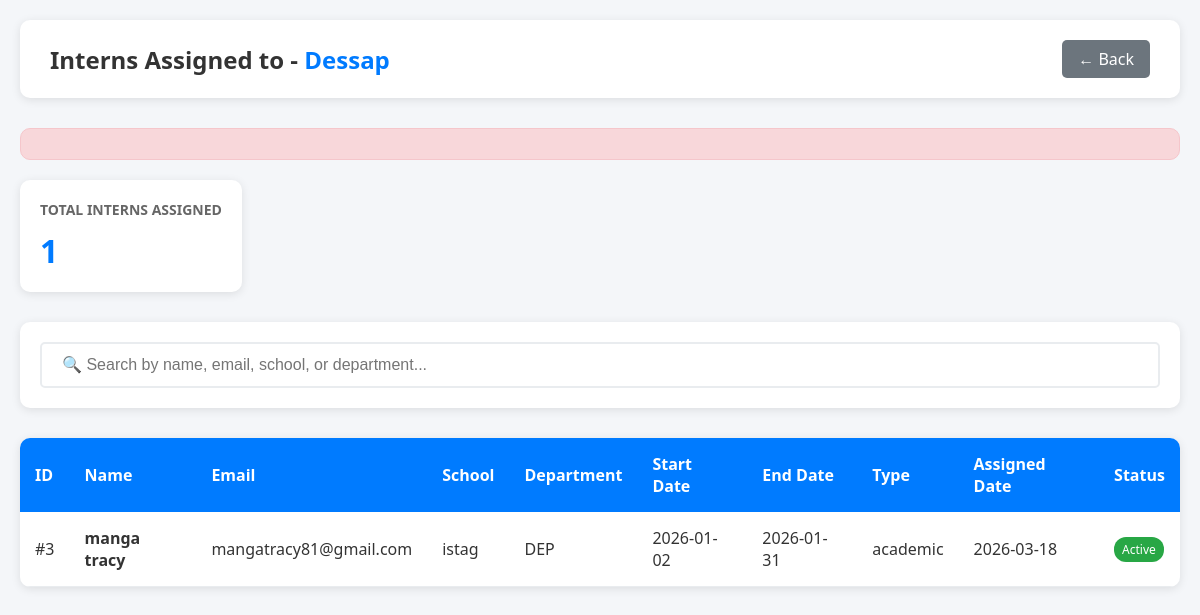
The page /view_interns_assigned.php?supervisor_id=45&view=admin (signed in) on the database its author committed.
### tables this page shows
CREATE TABLE `supervisors` (
  `id` int(11) NOT NULL,
  `name` varchar(100) NOT NULL,
  `email` varchar(100) NOT NULL,
  `password` varchar(255) NOT NULL,
  `department` varchar(50) DEFAULT NULL,
  `max_interns` int(11) DEFAULT 5,
  `created_at` timestamp NOT NULL DEFAULT current_timestamp()
);

CREATE TABLE `assignments` (
  `id` int(11) NOT NULL,
  `intern_id` int(255) NOT NULL,
  `supervisor_id` int(11) NOT NULL,
  `assigned_date` date DEFAULT NULL,
  `status` varchar(20) DEFAULT 'active',
  `notes` text DEFAULT NULL,
  `created_at` timestamp NOT NULL DEFAULT current_timestamp()
);

CREATE TABLE `intern` (
  `intern_id` int(255) NOT NULL,
  `school` varchar(50) DEFAULT NULL,
  `department` varchar(50) DEFAULT NULL,
  `start_date` date DEFAULT NULL,
  `end_date` date DEFAULT NULL,
  `internship_type` varchar(20) DEFAULT NULL,
  `file_path` varchar(40) DEFAULT NULL,
  `file_name` varchar(40) DEFAULT NULL,
  `Contact` int(15) DEFAULT NULL,
  `file_type` varchar(20) DEFAULT NULL,
  `Name` varchar(200) DEFAULT NULL,
  `supervisor_id` int(50) DEFAULT NULL,
  `Date_of_birth` varchar(12) DEFAULT NULL,
  `email` varchar(255) DEFAULT NULL,
  `status` enum('pending','approved','rejected') DEFAULT NULL,
  `id` int(11) DEFAULT NULL
);

### view_interns_assigned.php (the view, shortened to what this page needs)
<?php
include 'db_connect.php';
$error = '';
$supervisor_id = null;
$supervisor_name = 'Supervisor';
if (isset($_GET['supervisor_id'])) {
    $stmt = $conn->prepare("SELECT id, name FROM supervisors WHERE id = ?");
    $stmt->bind_param("i", $_GET['supervisor_id']);
    $stmt->execute();
    $result = $stmt->get_result();
    $supervisor = $result->fetch_assoc();
    if ($supervisor) {
        $supervisor_id = $supervisor['id'];
        $supervisor_name = $supervisor['name'];
    } else {
        $error = "Supervisor not found.";
        $supervisor_id = null;
    }
}
$interns = [];
if ($supervisor_id) {
    $stmt = $conn->prepare("
        SELECT i.*, a.assigned_date, a.status as assignment_status
        FROM intern i
        LEFT JOIN assignments a ON i.intern_id = a.intern_id AND a.supervisor_id = ?
        WHERE a.supervisor_id = ? OR (a.supervisor_id IS NULL AND i.status = 'active')
        ORDER BY a.assigned_date DESC, i.intern_id DESC
    ");
    $stmt->bind_param("ii", $supervisor_id, $supervisor_id);
    $stmt->execute();
    $result = $stmt->get_result();
    while ($row = $result->fetch_assoc()) {
        $interns[] = $row;
    }
} else if (empty($error)) {
    $error = "Unable to load supervisor data.";
}
?>
<!DOCTYPE html>
<html>
<head>
</head>
<body>
    <div class="container">
        <div class="header">
            <div>
<h1><?php echo (isset($_GET['supervisor_id']) ? 'Interns Assigned to' : 'My Assigned Interns'); ?> - <span><?php echo htmlspecialchars($supervisor_name); ?></span></h1>
            </div>
            <a href="javascript:history.back()" class="back-btn">← Back</a>
        </div>
        <?php if (isset($error)): ?>
            <div class="error-message"><?php echo $error; ?></div>
        <?php endif; ?>
        <div class="stats-card">
            <h3>Total Interns Assigned</h3>
            <div class="number"><?php echo count($interns); ?></div>
        </div>
        <div class="search-box">
            <input type="text" id="searchInput" placeholder="🔍 Search by name, email, school, or department...">
        </div>
        <?php if (count($interns) > 0): ?>
            <div class="interns-table">
                <table>
                    <thead>
                        <tr>
                            <th>ID</th>
                            <th>Name</th>
                            <th>Email</th>
                            <th>School</th>
                            <th>Department</th>
                            <th>Start Date</th>
                            <th>End Date</th>
                            <th>Type</th>
                            <th>Assigned Date</th>
                            <th>Status</th>
                        </tr>
                    </thead>
                    <tbody id="internsTable">
                        <?php foreach ($interns as $intern): ?>
                        <tr>
                            <td>#<?php echo $intern['intern_id']; ?></td>
                            <td><strong><?php echo htmlspecialchars($intern['Name'] ?? 'N/A'); ?></strong></td>
                            <td><?php echo htmlspecialchars($intern['email'] ?? 'N/A'); ?></td>
                            <td><?php echo htmlspecialchars($intern['school'] ?? 'N/A'); ?></td>
                            <td><?php echo htmlspecialchars($intern['department'] ?? 'N/A'); ?></td>
                            <td><?php echo $intern['start_date'] ?? 'N/A'; ?></td>
                            <td><?php echo $intern['end_date'] ?? 'N/A'; ?></td>
                            <td><?php echo htmlspecialchars($intern['internship_type'] ?? 'N/A'); ?></td>
                            <td><?php echo $intern['assigned_date']; ?></td>
                            <td><span class="status-badge">Active</span></td>
                        </tr>
                        <?php endforeach; ?>
                    </tbody>
                </table>
            </div>
        <?php endif; ?>
    </div>
</body>
</html>

### view_interns_assigned.php (style rules this page uses)
* { margin: 0; padding: 0; box-sizing: border-box; }
body { font-family: 'Segoe UI', Tahoma, Geneva, Verdana, sans-serif; background: #f4f6f9; padding: 20px; }
.container { max-width: 1200px; margin: 0 auto; }
.header { background: white; padding: 20px 30px; border-radius: 10px; margin-bottom: 30px; box-shadow: 0 2px 10px rgba(0,0,0,0.1); display: flex; justify-content: space-between; align-items: center; }
.header h1 { color: #333; font-size: 24px; }
.header h1 span { color: #007bff; }
.back-btn { background: #6c757d; color: white; padding: 8px 16px; border-radius: 5px; text-decoration: none; transition: background 0.3s; }
.stats-card { background: white; border-radius: 10px; padding: 20px; margin-bottom: 30px; box-shadow: 0 2px 10px rgba(0,0,0,0.1); display: inline-block; min-width: 200px; }
.stats-card h3 { color: #666; font-size: 14px; margin-bottom: 10px; text-transform: uppercase; }
.stats-card .number { font-size: 32px; font-weight: bold; color: #007bff; }
.search-box { background: white; padding: 20px; border-radius: 10px; margin-bottom: 30px; box-shadow: 0 2px 10px rgba(0,0,0,0.1); }
.search-box input { width: 100%; padding: 12px 20px; border: 2px solid #e9ecef; border-radius: 5px; font-size: 16px; transition: border 0.3s; }
.interns-table { background: white; border-radius: 10px; overflow: hidden; box-shadow: 0 2px 10px rgba(0,0,0,0.1); }
table { width: 100%; border-collapse: collapse; }
th { background: #007bff; color: white; padding: 15px; text-align: left; font-weight: 600; }
td { padding: 15px; border-bottom: 1px solid #e9ecef; color: #333; }
.status-badge { background: #28a745; color: white; padding: 4px 8px; border-radius: 12px; font-size: 12px; display: inline-block; }
.error-message { background: #f8d7da; color: #721c24; padding: 15px; border-radius: 10px; margin-bottom: 20px; border: 1px solid #f5c6cb; }

### rows shown on the page
supervisors: name "Dessap"
assignments: intern.intern_id "3", intern.Name "manga tracy", intern.email "mangatracy81@gmail.com", intern.school "istag", intern.department "DEP", intern.start_date "2026-01-02", intern.end_date "2026-01-31", intern.internship_type "academic", assigned_date "2026-03-18"

### other values the page prints
count($interns) "1"
